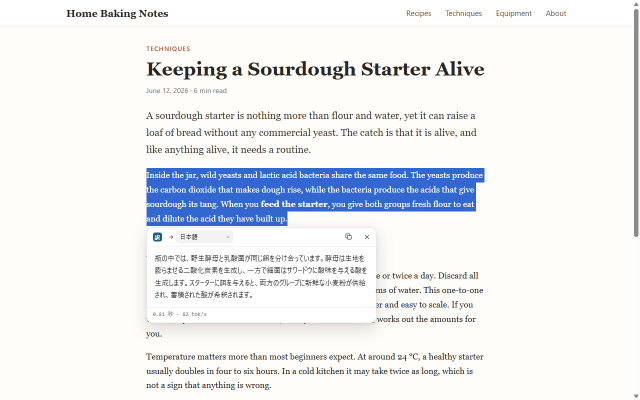
#> input picture store/images/1-selection.png, 1280 x 800 px, given in place of A.png, which was not available (shown at 1/2 size)
$ python glow_pixels.py ../store/images ../store/images/2-page.png
#> lines starting #> are read from the running program, lines starting #| are printed output that depends on the picture; after the words box and inside, x2 and y2 are one past the last pixel; in counts of white or black regions, pixels touching at a corner belong together
"""Background pixels of three captures of the same frame (used by glow_test.mjs).
A: glass with the light, B: the light hidden, C: no glass. Flat = pixels whose 21x21 neighbourhood in C is one
colour (background away from text). Prints JSON: the largest change on flat pixels from the glass (B vs C) and
from the light (A vs B), and how many pixels off the flat area the light changed by more than 12 levels.
python glow_pixels.py <dir with A.png B.png C.png> [x0,y0,x1,y1]
With a region (a float beside the text), also the largest change inside it from the glass and the light (A vs C).
"""
import json
import sys

from PIL import Image, ImageChops, ImageFilter

d = sys.argv[1]
a, b, c = (Image.open(f'{d}/{k}.png').convert('RGB') for k in 'ABC')
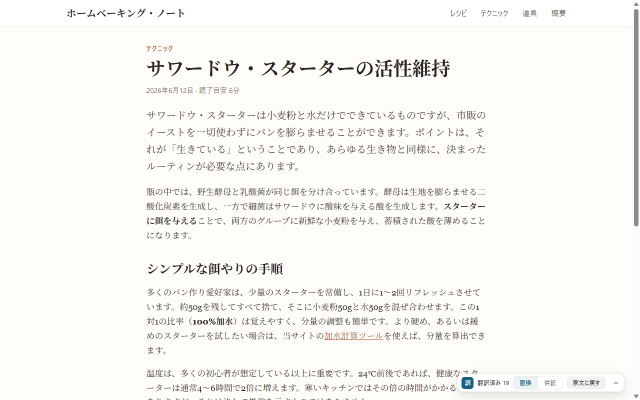
#> input picture store/images/2-page.png, 1280 x 800 px, given in place of B.png, which was not available (shown at 1/2 size)
#> a is the input picture: PIL image 1280x800 RGB; mean R, G, B 237, 238.3, 241
#> b is the input picture: PIL image 1280x800 RGB; mean R, G, B 248.3, 246.3, 242.7


def maxdiff(x, y):
    r, g, bl = ImageChops.difference(x, y).split()
    return ImageChops.lighter(ImageChops.lighter(r, g), bl)


flat = Image.new('L', c.size, 255)
#> flat: PIL image 1280x800 L; every value is 255
for ch in c.split():
    same = ImageChops.difference(ch.filter(ImageFilter.MaxFilter(21)), ch.filter(ImageFilter.MinFilter(21))).point(lambda v: 255 if v == 0 else 0)
    flat = ImageChops.multiply(flat, same)
#> this loop made 3 passes
#> pass 1, `same = ImageChops.difference(ch.filter(ImageFilter.MaxFilter(21)), ch...`:
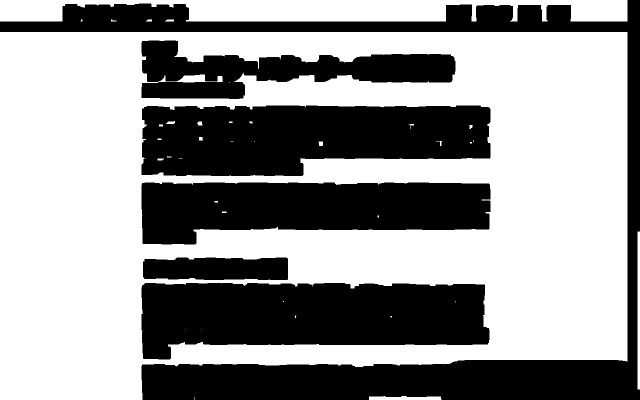
#> same: PIL image 1280x800 L (shown at 1/2 size); 59.3% white; 6 black regions, box (x1, y1, x2, y2) and area: (0, 0, 1280, 800) 131330, (283, 566, 979, 719) 85150, (283, 211, 981, 352) 82897, (283, 365, 981, 489) 68060, (283, 81, 911, 198) 37545, (286, 515, 576, 560) 12124
#> after the loop:
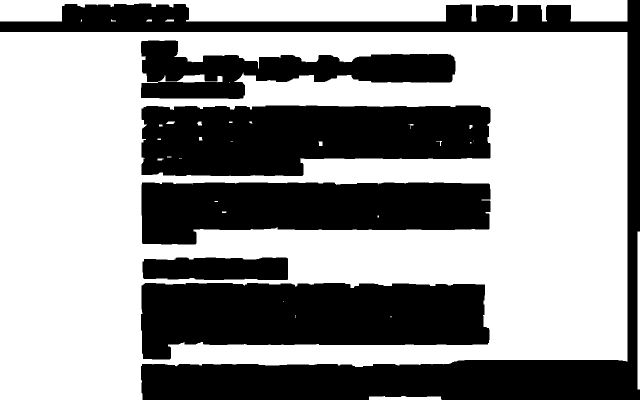
#> flat: PIL image 1280x800 L (shown at 1/2 size); 59.2% white; 6 black regions, box (x1, y1, x2, y2) and area: (0, 0, 1280, 800) 131578, (282, 566, 979, 719) 85340, (283, 211, 981, 352) 83112, (283, 365, 981, 489) 68204, (282, 81, 911, 198) 37771, (285, 515, 576, 560) 12194
off = ImageChops.invert(flat)
#> in maxdiff, `r, g, bl = ImageChops.difference(x, y).split()`: r: PIL image 1280x800 L; every value is 0


def stats(diff, mask):
    hist = ImageChops.multiply(diff, mask).histogram()  # 0/255 masks: multiply divides by 255
#> hist = 256 values, max 1024000 at index 0, min 0 at index 1, mean 4000
    return max((i for i, n in enumerate(hist) if n), default=0), sum(hist[2:]), hist


g_max, g_over, _ = stats(maxdiff(b, c), flat)
#> g_max = 0; g_over = 0
l_max, l_over, _ = stats(maxdiff(a, b), flat)
#> in maxdiff (call 2), `r, g, bl = ImageChops.difference(x, y).split()`:
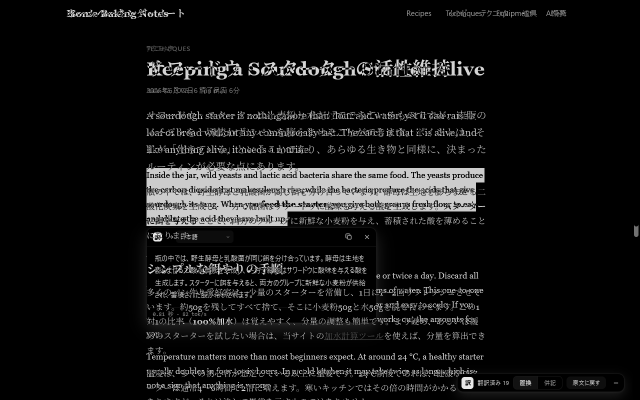
#> r: PIL image 1280x800 L (shown at 1/2 size); min 0, max 233, mean 20.5
#> in maxdiff (call 2), `r, g, bl = ImageChops.difference(x, y).split()`:
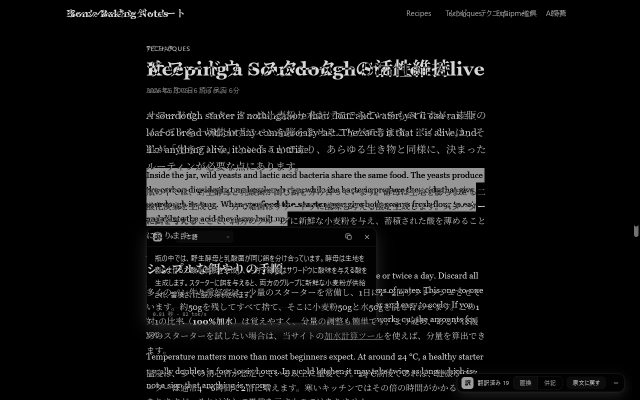
#> g: PIL image 1280x800 L (shown at 1/2 size); min 0, max 230, mean 17.9
#> in maxdiff (call 2), `r, g, bl = ImageChops.difference(x, y).split()`:
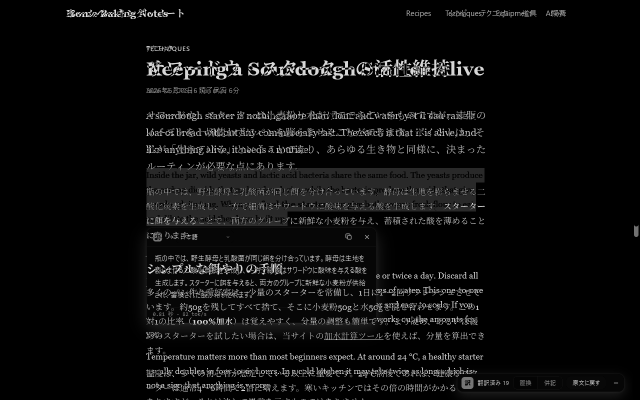
#> bl: PIL image 1280x800 L (shown at 1/2 size); min 0, max 226, mean 12.9
#> in maxdiff (call 2), `return ImageChops.lighter(ImageChops.lighter(r, g), bl)`:
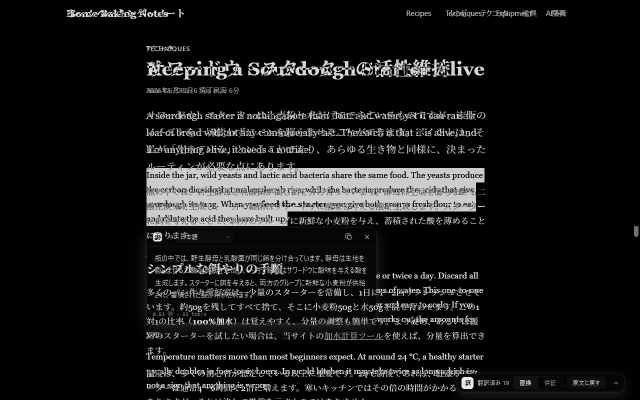
#> returned value: PIL image 1280x800 L (shown at 1/2 size); min 0, max 233, mean 23.9
#> l_max = 232; l_over = 63232
_, _, t_hist = stats(maxdiff(a, b), off)
#> t_hist = 256 values, max 807893 at index 0, min 0 at index 234, mean 4000
region_max = None
if len(sys.argv) > 2:
#> (the run stopped early here; a loop or call above may not have finished)
